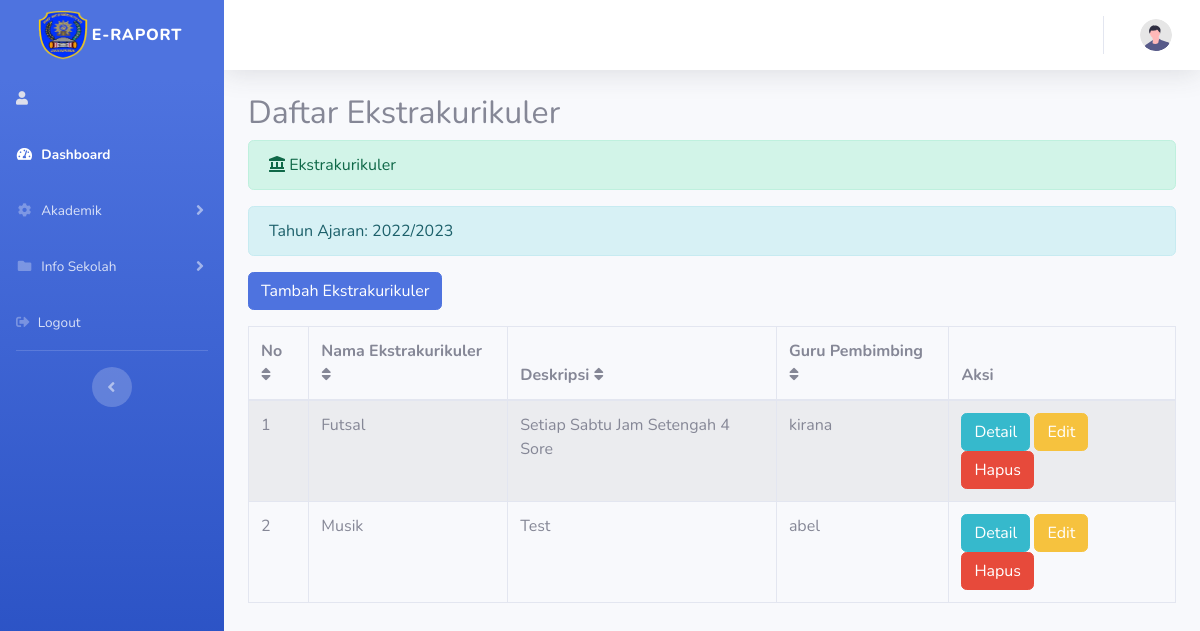
/index.php/administrator/ekstra, run on the app's committed database.
### tables this page shows
CREATE TABLE `tahun_ajaran` (
  `id_tahun` bigint(10) NOT NULL,
  `tahun_ajaran` varchar(20) NOT NULL,
  `status` varchar(20) NOT NULL
);

CREATE TABLE `ekstra` (
  `id_ekstra` int(50) NOT NULL,
  `nama_ekstra` varchar(100) NOT NULL,
  `deskripsi` text NOT NULL,
  `nik` bigint(50) DEFAULT NULL,
  `id_tahun` bigint(10) DEFAULT NULL
);

CREATE TABLE `guru` (
  `nik` bigint(50) NOT NULL,
  `nama_guru` varchar(100) NOT NULL,
  `alamat` text NOT NULL,
  `jenis_kelamin` varchar(120) NOT NULL,
  `tempat_lahir` text NOT NULL,
  `tgl_lahir` date NOT NULL,
  `agama` varchar(120) NOT NULL,
  `email` varchar(120) NOT NULL,
  `no_telp` varchar(20) NOT NULL,
  `foto` varchar(255) NOT NULL,
  `idu` bigint(50) NOT NULL
);

### application/controllers/administrator/ekstra.php (called while the page is built, shortened)
<?php
class Ekstra extends CI_Controller {
    public function __construct() {
        $this->load->model('Ekstra_model');
        $this->load->model('Guru_model');
        $this->load->model('Kelas_model');
        $this->load->library('session');
    }
    public function index() {
        $data['ekstra'] = $this->Ekstra_model->tampil_data();
        $data['tahun_ajaran'] = $this->Ekstra_model->get_active_tahun_ajaran();
        foreach ($data['ekstra'] as $ek) {
            $guru = $this->Ekstra_model->get_data_guru($ek->nik);
            if (is_object($guru)) {
                $ek->nama_guru = $guru->nama_guru;
            } else {
                $ek->nama_guru = 'Belum ditentukan';
            }
        }
        $this->load->view('templates_administrator/header');
        $this->load->view('templates_administrator/sidebar');
        $this->load->view('administrator/ekstra', $data);
        $this->load->view('templates_administrator/footer');
    }
}

### index.php (called while the page is built, shortened)
<?php
require_once BASEPATH.'core/CodeIgniter.php';

### application/models/ekstra_model.php (called while the page is built, shortened)
<?php
class Ekstra_model extends CI_Model {
    public function tampil_data() {
        return $this->db->get('ekstra')->result();
    }
    public function get_active_tahun_ajaran() {
        $this->db->where('status', 'Aktif');
        return $this->db->get('tahun_ajaran')->row();
    }
}

### application/views/administrator/ekstra.php (the view, shortened to what this page needs)
<div class="container-fluid">
    <h2>Daftar Ekstrakurikuler</h2>
    <div class="alert alert-success" role="alert">
        <i class="fas fa-landmark"></i> Ekstrakurikuler
    </div>
    <div class="alert alert-info" role="alert">
        Tahun Ajaran: <?php echo isset($tahun_ajaran) ? $tahun_ajaran->tahun_ajaran : 'Belum ditentukan'; ?>
    </div>
    <a href="<?php echo base_url('administrator/ekstra/tambah'); ?>" class="btn btn-primary mb-3">Tambah Ekstrakurikuler</a>
    <table id="ekstra_table" class="table table-bordered table-striped table-hover">
        <thead>
            <tr>
                <th class="sort" data-sort="no">
                    No
                    <span class="sort-icon"><i class="fas fa-sort"></i></span>
                </th>
                <th class="sort" data-sort="nama_ekstra">
                    Nama Ekstrakurikuler
                    <span class="sort-icon"><i class="fas fa-sort"></i></span>
                </th>
                <th class="sort" data-sort="deskripsi">
                    Deskripsi
                    <span class="sort-icon"><i class="fas fa-sort"></i></span>
                </th>
                <th class="sort" data-sort="guru_pembimbing">
                    Guru Pembimbing
                    <span class="sort-icon"><i class="fas fa-sort"></i></span>
                </th>
                <th>Aksi</th>
            </tr>
        </thead>
        <tbody class="list">
            <?php $no = 1; foreach ($ekstra as $ek): ?>
                <tr>
                    <td class="no"><?php echo $no++; ?></td>
                    <td class="nama_ekstra"><?php echo $ek->nama_ekstra; ?></td>
                    <td class="deskripsi"><?php echo $ek->deskripsi; ?></td>
                    <td class="guru_pembimbing"><?php echo $ek->nama_guru; ?></td>
                    <td>
                        <a href="<?php echo base_url('administrator/ekstra/detail/'.$ek->id_ekstra); ?>" class="btn btn-info">Detail</a>
                        <a href="<?php echo base_url('administrator/ekstra/update/'.$ek->id_ekstra); ?>" class="btn btn-warning">Edit</a>
                        <a href="<?php echo base_url('administrator/ekstra/delete/'.$ek->id_ekstra); ?>" class="btn btn-danger" onclick="return confirm('Yakin ingin menghapus data ini?')">Hapus</a>
                    </td>
                </tr>
            <?php endforeach; ?>
        </tbody>
    </table>
</div>

### data on the page
tahun_ajaran: tahun_ajaran "2022/2023"
ekstra: nama_ekstra "Futsal", deskripsi "Setiap Sabtu Jam Setengah 4 Sore", nik.nama_guru "kirana"
ekstra: nama_ekstra "Musik", deskripsi "Test", nik.nama_guru "abel"
